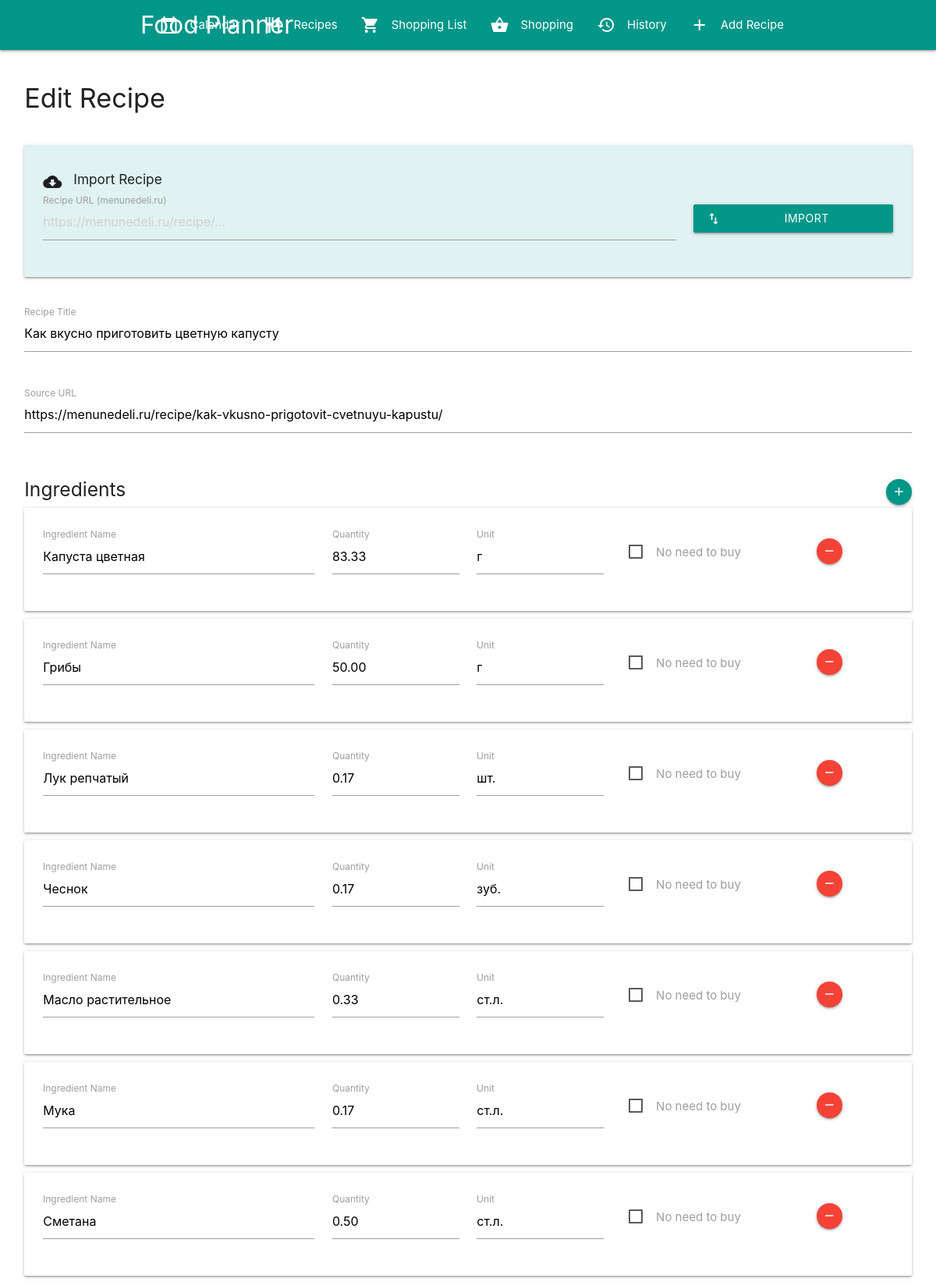
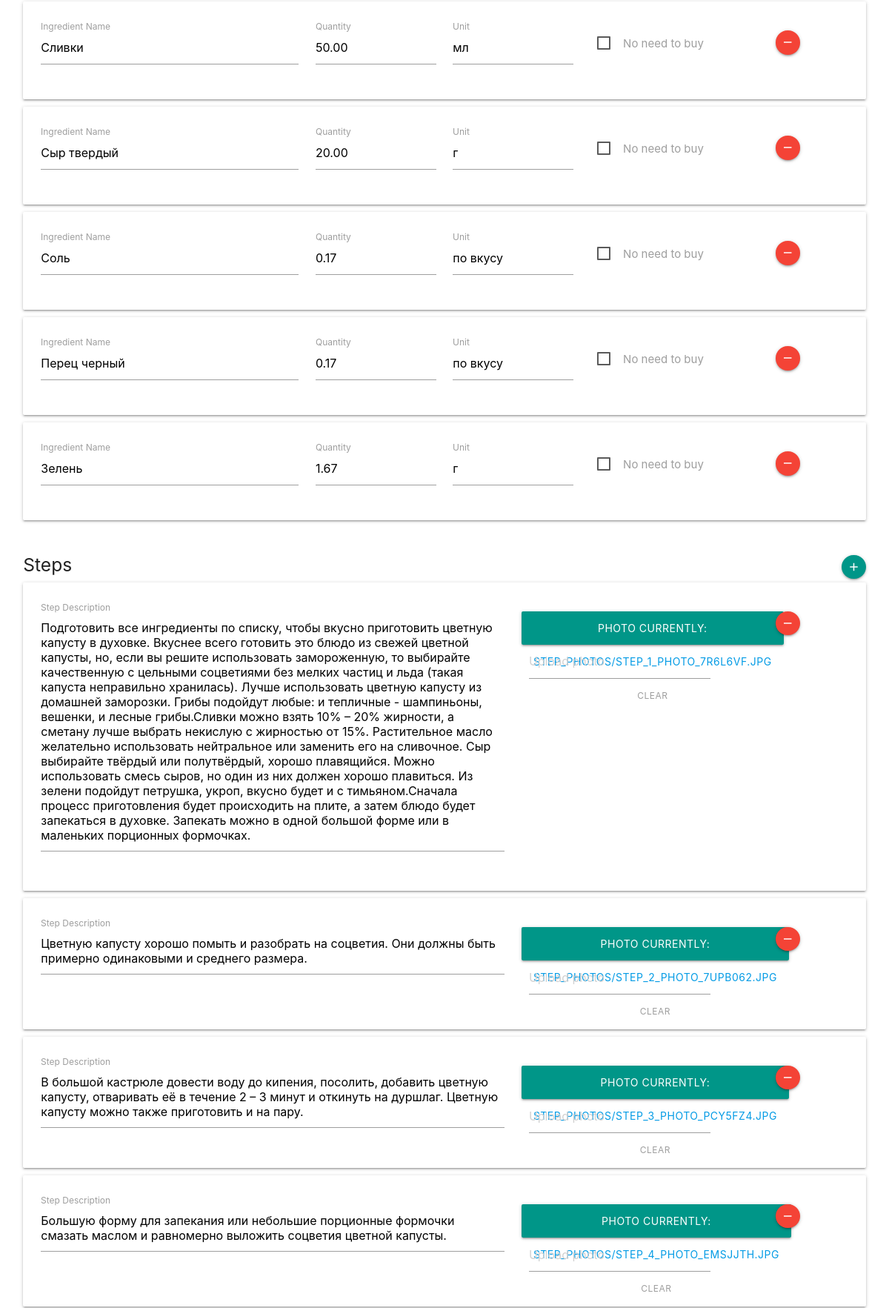
The app's page /recipe/110/edit/ (upper part) with its own data (2 pictures, top to bottom).
### recipes/models.py (models this page shows, shortened)
class Recipe(models.Model):
    title = models.CharField(max_length=200)
    source_url = models.URLField(blank=True, null=True)
    created_at = models.DateTimeField(auto_now_add=True)
    updated_at = models.DateTimeField(auto_now=True)

class Step(models.Model):
    recipe = models.ForeignKey(Recipe, on_delete=models.CASCADE, related_name='steps')
    order = models.PositiveIntegerField()
    description = models.TextField()
    photo = models.ImageField(upload_to='step_photos/', blank=True, null=True)
    class Meta:
        ordering = ['order']

### recipes/views.py (the view)
# urls.py: path('recipe/<int:pk>/edit/', views.recipe_edit, name='recipe_edit'),
def recipe_edit(request, pk):
    recipe = get_object_or_404(Recipe, pk=pk)
    if request.method == 'POST':
        form = RecipeForm(request.POST, instance=recipe)
        ingredient_formset = IngredientFormSet(request.POST, instance=recipe, prefix='ingredients')
        step_formset = StepFormSet(request.POST, request.FILES, instance=recipe, prefix='steps')
        if form.is_valid() and ingredient_formset.is_valid() and step_formset.is_valid():
            recipe = form.save()
            ingredient_formset.save()
            steps = step_formset.save(commit=False)
            for i, step in enumerate(steps):
                step.recipe = recipe
                step.order = i + 1
                step.save()
            step_formset.save_m2m()
            if 'save_and_close' in request.POST:
                return redirect('recipe_list')
            else:
                return redirect('recipe_detail', pk=recipe.pk)
    else:
        form = RecipeForm(instance=recipe)
        ingredient_formset = IngredientFormSet(instance=recipe, prefix='ingredients')
        step_formset = StepFormSet(instance=recipe, prefix='steps')
    return render(request, 'recipes/recipe_form.html', {
        'form': form,
        'ingredient_formset': ingredient_formset,
        'step_formset': step_formset,
        'recipe': recipe,
        'action': 'Edit'
    })

### recipes/forms.py
class RecipeForm(forms.ModelForm):
    class Meta:
        model = Recipe
        fields = ['title', 'source_url']
        widgets = {
            'title': forms.TextInput(attrs={'class': 'validate'}),
            'source_url': forms.URLInput(attrs={'class': 'validate'})
        }

### recipes/templates/recipes/recipe_form.html (shortened to what this page needs)
{% extends 'recipes/base.html' %}
{% load static %}
{% block content %}
<div class="row">
    <div class="col s12">
        <h4>{{ action }} Recipe</h4>
    </div>
</div>
<form method="post" enctype="multipart/form-data" id="recipe-form">
    <div class="row">
        <div class="col s12">
            <div class="card-panel teal lighten-5">
                <h6><i class="material-icons left">cloud_download</i>Import Recipe</h6>
                <div class="row" style="margin-bottom: 0;">
                    <div class="input-field col s12 m9">
                        <input type="url" id="import-url" placeholder="https://menunedeli.ru/recipe/...">
                        <label for="import-url">Recipe URL (menunedeli.ru)</label>
                    </div>
                    <div class="col s12 m3">
                        <button type="button" id="import-btn" class="btn teal btn-block" style="margin-top: 15px; width: 100%;">
                            <i class="material-icons left">import_export</i>Import
                        </button>
                    </div>
                </div>
            </div>
        </div>
    </div>
    <div class="row">
        <div class="input-field col s12">
            {{ form.title }}
            <label for="{{ form.title.id_for_label }}">Recipe Title</label>
        </div>
    </div>
    <div class="row">
        <div class="input-field col s12">
            {{ form.source_url }}
            <label for="{{ form.source_url.id_for_label }}">Source URL</label>
        </div>
    </div>
    <div class="row">
        <div class="col s12">
            <h5>Ingredients
                <a href="#!" id="add-ingredient" class="btn-floating btn-small teal right">
                    <i class="material-icons">add</i>
                </a>
            </h5>
            <div id="ingredient-forms">
                {% for form in ingredient_formset %}
                <div class="ingredient-form card-panel" style="margin-bottom: 10px;">
                    <div class="row" style="margin-bottom: 0;">
                        <div class="input-field col s12 m4">
                            {{ form.name }}
                            <label for="{{ form.name.id_for_label }}">Ingredient Name</label>
                        </div>
                        <div class="input-field col s6 m2">
                            {{ form.quantity }}
                            <label for="{{ form.quantity.id_for_label }}">Quantity</label>
                        </div>
                        <div class="input-field col s4 m2">
                            {{ form.unit }}
                            <label for="{{ form.unit.id_for_label }}">Unit</label>
                        </div>
                        <div class="col s2 m2 center-align" style="padding-top: 20px;">
                            <label>
                                <span>No need to buy</span>
                            </label>
                        </div>
                        <div class="col s12 m2 center-align">
                            <a href="#!" class="btn-floating btn-small red remove-ingredient" style="margin-top: 15px;">
                                <i class="material-icons">remove</i>
                            </a>
                        </div>
                    </div>
                </div>
                {% endfor %}
            </div>
        </div>
    </div>
    <div class="row">
        <div class="col s12">
            <h5>Steps
                <a href="#!" id="add-step" class="btn-floating btn-small teal right">
                    <i class="material-icons">add</i>
                </a>
            </h5>
            <div id="step-forms">
                {% for form in step_formset %}
                <div class="step-form card-panel" style="margin-bottom: 10px;">
                    <div class="row" style="margin-bottom: 0;">
                        <div class="input-field col s12 m7">
                            {{ form.description }}
                            <label for="{{ form.description.id_for_label }}">Step Description</label>
                        </div>
                        <div class="file-field input-field col s10 m3">
                            <div class="btn teal">
                                <span>Photo</span>
                                {{ form.photo }}
                            </div>
                            <div class="file-path-wrapper">
                                <input class="file-path validate" type="text" placeholder="Upload photo">
                            </div>
                        </div>
                        <div class="col s2 center-align">
                            <a href="#!" class="btn-floating btn-small red remove-step" style="margin-top: 15px;">
                                <i class="material-icons">remove</i>
                            </a>
                        </div>
                    </div>
                </div>
                {% endfor %}
            </div>
        </div>
    </div>
</form>
{% endblock %}

### records on screen
Recipe: title "Как вкусно приготовить цветную капусту", source_url "https://menunedeli.ru/recipe/kak-vkusno-prigotovit-cvetnuyu-kapustu/"
Step: photo "CURRENTLY: STEP_PHOTOS/STEP_1_PHOTO_7R6L6VF.JPG CLEAR"
Step: photo "CURRENTLY: STEP_PHOTOS/STEP_2_PHOTO_7UPB062.JPG CLEAR"
Step: photo "CURRENTLY: STEP_PHOTOS/STEP_3_PHOTO_PCY5FZ4.JPG CLEAR"
Step: photo "CURRENTLY: STEP_PHOTOS/STEP_4_PHOTO_EMSJJTH.JPG CLEAR"

### other values on screen
{{ action }} "Edit"
